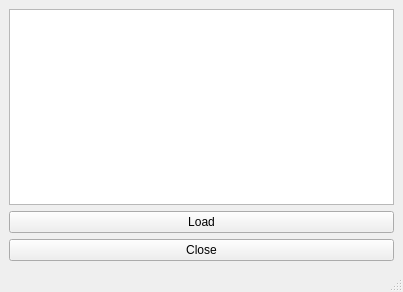
<?xml version="1.0" encoding="UTF-8"?>
<ui version="4.0">
 <class>loadlanguage</class>
 <widget class="QMainWindow" name="loadlanguage">
  <property name="geometry">
   <rect>
    <x>0</x>
    <y>0</y>
    <width>403</width>
    <height>292</height>
   </rect>
  </property>
  <property name="windowTitle">
   <string>MainWindow</string>
  </property>
  <widget class="QWidget" name="centralwidget">
   <layout class="QVBoxLayout" name="verticalLayout">
    <item>
     <widget class="QListWidget" name="listLoad"/>
    </item>
    <item>
     <widget class="QPushButton" name="btnLoad">
      <property name="text">
       <string>Load</string>
      </property>
     </widget>
    </item>
    <item>
     <widget class="QPushButton" name="btnClose">
      <property name="text">
       <string>Close</string>
      </property>
     </widget>
    </item>
   </layout>
  </widget>
  <widget class="QMenuBar" name="menubar">
   <property name="geometry">
    <rect>
     <x>0</x>
     <y>0</y>
     <width>403</width>
     <height>21</height>
    </rect>
   </property>
  </widget>
  <widget class="QStatusBar" name="statusbar"/>
 </widget>
 <resources/>
 <connections/>
</ui>
